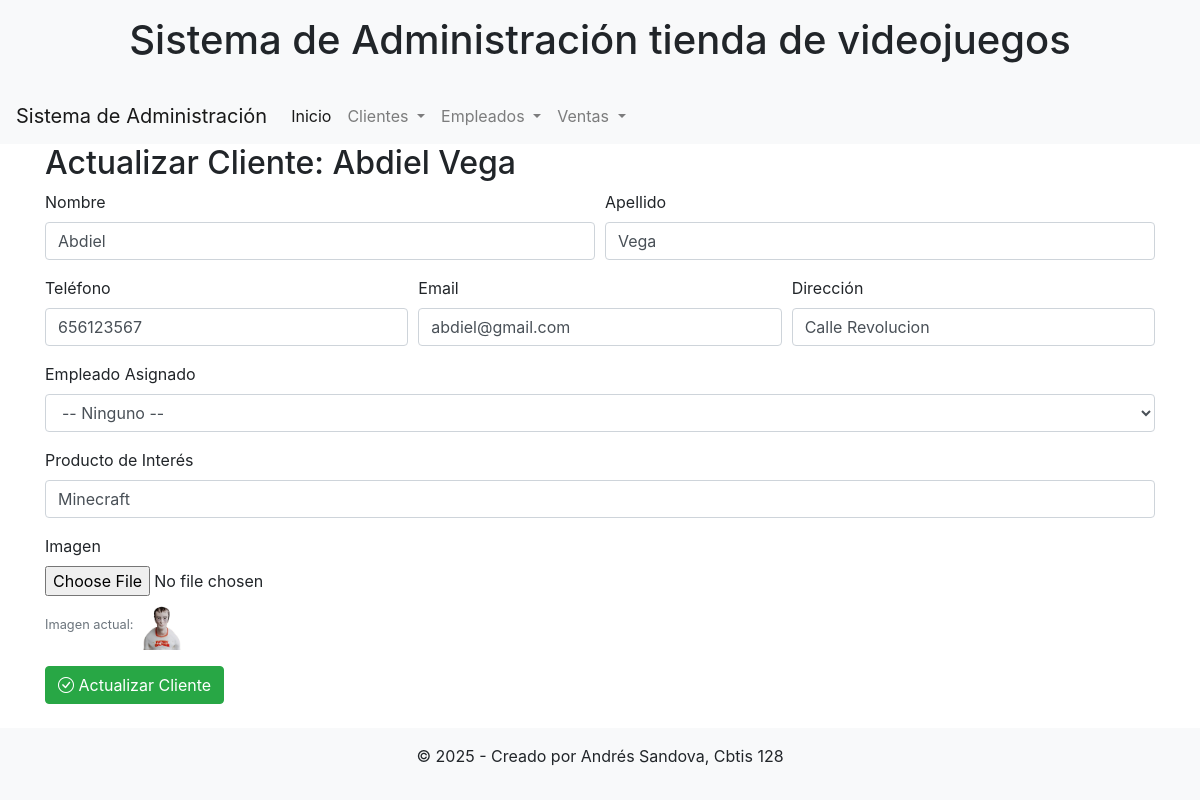
Screenshot of /actualizar_cliente/1/ with the database file from the repository.
### app_Videojuegos/models.py (models this page shows, shortened)
class Cliente(models.Model):
    imagen = models.ImageField(upload_to='clientes/', blank=True, null=True)
    nombre = models.CharField(max_length=100)
    apellido = models.CharField(max_length=100)
    telefono = models.CharField(max_length=50, blank=True, null=True)
    email = models.EmailField(blank=True, null=True)
    direccion = models.CharField(max_length=250, blank=True, null=True)
    fecha_registro = models.DateField(auto_now_add=True)
    empleado_asignado = models.ForeignKey(Empleado, on_delete=models.SET_NULL, blank=True, null=True, related_name='clientes_asignados')
    producto_interes = models.CharField(max_length=200, blank=True, null=True)

### app_Videojuegos/views.py (the view, shortened to what this page needs)
# urls.py: path('actualizar_cliente/<int:id>/', views.actualizar_cliente, name='actualizar_cliente'),
def actualizar_cliente(request, id):
    cliente = get_object_or_404(Cliente, id=id)
    empleados = Empleado.objects.all()
    return render(request, 'cliente/actualizar_cliente.html', {'cliente': cliente, 'empleados': empleados})

### app_Videojuegos/templates/cliente/actualizar_cliente.html (shortened to what this page needs)
{% extends 'cliente/base.html' %}
{% block content %}
<h2>Actualizar Cliente: {{ cliente.nombre }} {{ cliente.apellido }}</h2>
<form method="POST" enctype="multipart/form-data">
    <div class="form-row">
        <div class="form-group col-md-6">
            <label for="nombre">Nombre</label>
            <input type="text" class="form-control" id="nombre" name="nombre" value="{{ cliente.nombre }}" required>
        </div>
        <div class="form-group col-md-6">
            <label for="apellido">Apellido</label>
            <input type="text" class="form-control" id="apellido" name="apellido" value="{{ cliente.apellido }}" required>
        </div>
    </div>
    <div class="form-row">
        <div class="form-group col-md-4">
            <label for="telefono">Teléfono</label>
            <input type="text" class="form-control" id="telefono" name="telefono" value="{{ cliente.telefono }}">
        </div>
        <div class="form-group col-md-4">
            <label for="email">Email</label>
            <input type="email" class="form-control" id="email" name="email" value="{{ cliente.email }}">
        </div>
        <div class="form-group col-md-4">
            <label for="direccion">Dirección</label>
            <input type="text" class="form-control" id="direccion" name="direccion" value="{{ cliente.direccion }}">
        </div>
    </div>
    <div class="form-group">
        <label for="empleado_asignado">Empleado Asignado</label>
        <select name="empleado_asignado" id="empleado_asignado" class="form-control">
            <option value="">-- Ninguno --</option>
        </select>
    </div>
    <div class="form-group">
        <label for="producto_interes">Producto de Interés</label>
        <input type="text" class="form-control" id="producto_interes" name="producto_interes" value="{{ cliente.producto_interes }}">
    </div>
    <div class="form-group">
        <label for="imagen">Imagen</label>
        <input type="file" class="form-control-file" id="imagen" name="imagen" accept="image/*">
        {% if cliente.imagen %}
        <small class="form-text text-muted">Imagen actual: <img src="{{ cliente.imagen.url }}" alt="Imagen actual" width="50" height="50"></small>
        {% endif %}
    </div>
    <button type="submit" class="btn btn-success"><i class="bi bi-check-circle"></i> Actualizar Cliente</button>
</form>
{% endblock %}

### rows the page displays
Cliente: nombre "Abdiel", apellido "Vega", telefono "656123567", email "abdiel@gmail.com", direccion "Calle Revolucion", producto_interes "Minecraft", imagen (picture)
